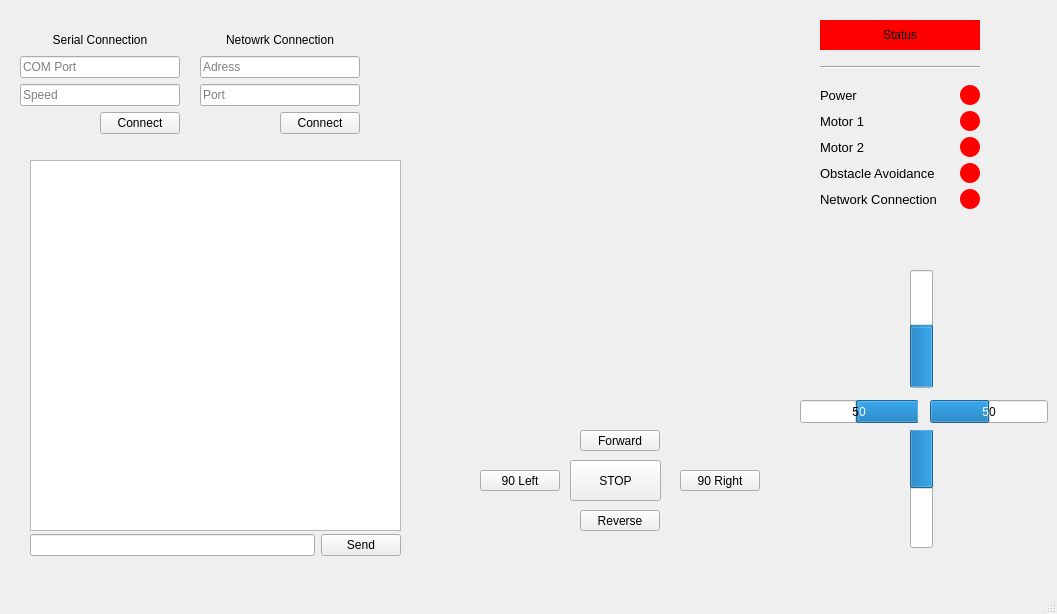
<?xml version="1.0" encoding="UTF-8"?>
<ui version="4.0">
 <class>MainWindow</class>
 <widget class="QMainWindow" name="MainWindow">
  <property name="geometry">
   <rect>
    <x>0</x>
    <y>0</y>
    <width>1057</width>
    <height>614</height>
   </rect>
  </property>
  <property name="windowTitle">
   <string>MainWindow</string>
  </property>
  <widget class="QWidget" name="centralwidget">
   <widget class="QProgressBar" name="proxBar_Right">
    <property name="geometry">
     <rect>
      <x>930</x>
      <y>400</y>
      <width>118</width>
      <height>23</height>
     </rect>
    </property>
    <property name="value">
     <number>50</number>
    </property>
    <property name="textVisible">
     <bool>true</bool>
    </property>
    <property name="format">
     <string>%p</string>
    </property>
   </widget>
   <widget class="QProgressBar" name="proxBar_left">
    <property name="geometry">
     <rect>
      <x>800</x>
      <y>400</y>
      <width>118</width>
      <height>23</height>
     </rect>
    </property>
    <property name="layoutDirection">
     <enum>Qt::RightToLeft</enum>
    </property>
    <property name="value">
     <number>50</number>
    </property>
    <property name="textVisible">
     <bool>true</bool>
    </property>
    <property name="format">
     <string>%p</string>
    </property>
   </widget>
   <widget class="QProgressBar" name="proxBar_Front">
    <property name="geometry">
     <rect>
      <x>910</x>
      <y>270</y>
      <width>23</width>
      <height>118</height>
     </rect>
    </property>
    <property name="layoutDirection">
     <enum>Qt::RightToLeft</enum>
    </property>
    <property name="value">
     <number>50</number>
    </property>
    <property name="textVisible">
     <bool>true</bool>
    </property>
    <property name="orientation">
     <enum>Qt::Vertical</enum>
    </property>
    <property name="format">
     <string>%p</string>
    </property>
   </widget>
   <widget class="QProgressBar" name="proxBar_Rear">
    <property name="geometry">
     <rect>
      <x>910</x>
      <y>430</y>
      <width>23</width>
      <height>118</height>
     </rect>
    </property>
    <property name="layoutDirection">
     <enum>Qt::RightToLeft</enum>
    </property>
    <property name="value">
     <number>50</number>
    </property>
    <property name="textVisible">
     <bool>true</bool>
    </property>
    <property name="orientation">
     <enum>Qt::Vertical</enum>
    </property>
    <property name="invertedAppearance">
     <bool>true</bool>
    </property>
    <property name="format">
     <string>%p</string>
    </property>
   </widget>
   <widget class="QWidget" name="verticalLayoutWidget">
    <property name="geometry">
     <rect>
      <x>20</x>
      <y>30</y>
      <width>160</width>
      <height>104</height>
     </rect>
    </property>
    <layout class="QVBoxLayout" name="verticalLayout">
     <item>
      <widget class="QLabel" name="label">
       <property name="text">
        <string>Serial Connection</string>
       </property>
       <property name="alignment">
        <set>Qt::AlignCenter</set>
       </property>
      </widget>
     </item>
     <item>
      <widget class="QLineEdit" name="textInput_Serial_Port">
       <property name="placeholderText">
        <string>COM Port</string>
       </property>
      </widget>
     </item>
     <item>
      <widget class="QLineEdit" name="textInput_Serial_Speed">
       <property name="placeholderText">
        <string>Speed</string>
       </property>
      </widget>
     </item>
     <item>
      <layout class="QGridLayout" name="gridLayout">
       <item row="0" column="1">
        <widget class="QPushButton" name="Button_SerialConnection">
         <property name="text">
          <string>Connect</string>
         </property>
        </widget>
       </item>
       <item row="0" column="0">
        <spacer name="horizontalSpacer">
         <property name="orientation">
          <enum>Qt::Horizontal</enum>
         </property>
         <property name="sizeHint" stdset="0">
          <size>
           <width>40</width>
           <height>20</height>
          </size>
         </property>
        </spacer>
       </item>
      </layout>
     </item>
    </layout>
   </widget>
   <widget class="QTextBrowser" name="commandTable">
    <property name="geometry">
     <rect>
      <x>30</x>
      <y>160</y>
      <width>371</width>
      <height>371</height>
     </rect>
    </property>
   </widget>
   <widget class="QWidget" name="horizontalLayoutWidget">
    <property name="geometry">
     <rect>
      <x>30</x>
      <y>530</y>
      <width>371</width>
      <height>31</height>
     </rect>
    </property>
    <layout class="QHBoxLayout" name="horizontalLayout">
     <item>
      <widget class="QLineEdit" name="textIntput_Command"/>
     </item>
     <item>
      <widget class="QPushButton" name="Button_CommandSend">
       <property name="text">
        <string>Send</string>
       </property>
      </widget>
     </item>
    </layout>
   </widget>
   <widget class="QWidget" name="verticalLayoutWidget_2">
    <property name="geometry">
     <rect>
      <x>820</x>
      <y>10</y>
      <width>160</width>
      <height>211</height>
     </rect>
    </property>
    <layout class="QVBoxLayout" name="verticalLayout_2">
     <property name="sizeConstraint">
      <enum>QLayout::SetNoConstraint</enum>
     </property>
     <item>
      <widget class="QLabel" name="label_2">
       <property name="maximumSize">
        <size>
         <width>16777215</width>
         <height>30</height>
        </size>
       </property>
       <property name="styleSheet">
        <string notr="true">background-color: red;</string>
       </property>
       <property name="text">
        <string>Status</string>
       </property>
       <property name="alignment">
        <set>Qt::AlignCenter</set>
       </property>
      </widget>
     </item>
     <item>
      <widget class="Line" name="line">
       <property name="orientation">
        <enum>Qt::Horizontal</enum>
       </property>
      </widget>
     </item>
     <item>
      <layout class="QGridLayout" name="gridLayout_4">
       <property name="sizeConstraint">
        <enum>QLayout::SetNoConstraint</enum>
       </property>
       <item row="0" column="1">
        <widget class="QLabel" name="statusLight_Power">
         <property name="sizePolicy">
          <sizepolicy hsizetype="Fixed" vsizetype="Fixed">
           <horstretch>0</horstretch>
           <verstretch>0</verstretch>
          </sizepolicy>
         </property>
         <property name="minimumSize">
          <size>
           <width>20</width>
           <height>20</height>
          </size>
         </property>
         <property name="styleSheet">
          <string notr="true"> border-radius: 10px; 
background: red;
 color: #4A0C46;
height:24;
width:24;</string>
         </property>
         <property name="text">
          <string/>
         </property>
        </widget>
       </item>
       <item row="3" column="0">
        <widget class="QLabel" name="label_11">
         <property name="font">
          <font>
           <pointsize>10</pointsize>
          </font>
         </property>
         <property name="text">
          <string>Obstacle Avoidance</string>
         </property>
        </widget>
       </item>
       <item row="2" column="0">
        <widget class="QLabel" name="label_9">
         <property name="font">
          <font>
           <pointsize>10</pointsize>
          </font>
         </property>
         <property name="text">
          <string>Motor 2</string>
         </property>
        </widget>
       </item>
       <item row="1" column="1">
        <widget class="QLabel" name="statusLight_Motor1">
         <property name="sizePolicy">
          <sizepolicy hsizetype="Fixed" vsizetype="Fixed">
           <horstretch>0</horstretch>
           <verstretch>0</verstretch>
          </sizepolicy>
         </property>
         <property name="minimumSize">
          <size>
           <width>20</width>
           <height>20</height>
          </size>
         </property>
         <property name="styleSheet">
          <string notr="true"> border-radius: 10px; 
background: red;
 color: #4A0C46;
height:24;
width:24;</string>
         </property>
         <property name="text">
          <string/>
         </property>
        </widget>
       </item>
       <item row="4" column="1">
        <widget class="QLabel" name="label_14">
         <property name="sizePolicy">
          <sizepolicy hsizetype="Fixed" vsizetype="Fixed">
           <horstretch>0</horstretch>
           <verstretch>0</verstretch>
          </sizepolicy>
         </property>
         <property name="minimumSize">
          <size>
           <width>20</width>
           <height>20</height>
          </size>
         </property>
         <property name="styleSheet">
          <string notr="true"> border-radius: 10px; 
background: red;
 color: #4A0C46;
height:24;
width:24;</string>
         </property>
         <property name="text">
          <string/>
         </property>
        </widget>
       </item>
       <item row="2" column="1">
        <widget class="QLabel" name="statusLight_Motor2">
         <property name="sizePolicy">
          <sizepolicy hsizetype="Fixed" vsizetype="Fixed">
           <horstretch>0</horstretch>
           <verstretch>0</verstretch>
          </sizepolicy>
         </property>
         <property name="minimumSize">
          <size>
           <width>20</width>
           <height>20</height>
          </size>
         </property>
         <property name="styleSheet">
          <string notr="true"> border-radius: 10px; 
background: red;
 color: #4A0C46;
height:24;
width:24;</string>
         </property>
         <property name="text">
          <string/>
         </property>
        </widget>
       </item>
       <item row="0" column="0">
        <widget class="QLabel" name="label_3">
         <property name="font">
          <font>
           <pointsize>10</pointsize>
          </font>
         </property>
         <property name="text">
          <string>Power</string>
         </property>
        </widget>
       </item>
       <item row="1" column="0">
        <widget class="QLabel" name="label_7">
         <property name="font">
          <font>
           <pointsize>10</pointsize>
          </font>
         </property>
         <property name="text">
          <string>Motor 1</string>
         </property>
        </widget>
       </item>
       <item row="3" column="1">
        <widget class="QLabel" name="statusLight_ObstacleAvoid">
         <property name="sizePolicy">
          <sizepolicy hsizetype="Fixed" vsizetype="Fixed">
           <horstretch>0</horstretch>
           <verstretch>0</verstretch>
          </sizepolicy>
         </property>
         <property name="minimumSize">
          <size>
           <width>20</width>
           <height>20</height>
          </size>
         </property>
         <property name="styleSheet">
          <string notr="true"> border-radius: 10px; 
background: red;
 color: #4A0C46;
height:24;
width:24;</string>
         </property>
         <property name="text">
          <string/>
         </property>
        </widget>
       </item>
       <item row="4" column="0">
        <widget class="QLabel" name="statusLight_Network">
         <property name="font">
          <font>
           <pointsize>10</pointsize>
          </font>
         </property>
         <property name="text">
          <string>Network Connection</string>
         </property>
        </widget>
       </item>
      </layout>
     </item>
    </layout>
   </widget>
   <widget class="QWidget" name="verticalLayoutWidget_3">
    <property name="geometry">
     <rect>
      <x>200</x>
      <y>30</y>
      <width>160</width>
      <height>104</height>
     </rect>
    </property>
    <layout class="QVBoxLayout" name="verticalLayout_3">
     <item>
      <widget class="QLabel" name="label_5">
       <property name="text">
        <string>Netowrk Connection</string>
       </property>
       <property name="alignment">
        <set>Qt::AlignCenter</set>
       </property>
      </widget>
     </item>
     <item>
      <widget class="QLineEdit" name="textInput_Network_Adress">
       <property name="placeholderText">
        <string>Adress</string>
       </property>
      </widget>
     </item>
     <item>
      <widget class="QLineEdit" name="textInput_Network_Port">
       <property name="placeholderText">
        <string>Port</string>
       </property>
      </widget>
     </item>
     <item>
      <layout class="QGridLayout" name="gridLayout_2">
       <item row="0" column="1">
        <widget class="QPushButton" name="Button_NetworkConnect">
         <property name="text">
          <string>Connect</string>
         </property>
        </widget>
       </item>
       <item row="0" column="0">
        <spacer name="horizontalSpacer_2">
         <property name="orientation">
          <enum>Qt::Horizontal</enum>
         </property>
         <property name="sizeHint" stdset="0">
          <size>
           <width>40</width>
           <height>20</height>
          </size>
         </property>
        </spacer>
       </item>
      </layout>
     </item>
    </layout>
   </widget>
   <widget class="QPushButton" name="Button_Move_Forward">
    <property name="geometry">
     <rect>
      <x>580</x>
      <y>430</y>
      <width>80</width>
      <height>21</height>
     </rect>
    </property>
    <property name="text">
     <string>Forward</string>
    </property>
   </widget>
   <widget class="QPushButton" name="Button_Move_Reverse">
    <property name="geometry">
     <rect>
      <x>580</x>
      <y>510</y>
      <width>80</width>
      <height>21</height>
     </rect>
    </property>
    <property name="text">
     <string>Reverse</string>
    </property>
   </widget>
   <widget class="QPushButton" name="Button_Move_Right">
    <property name="geometry">
     <rect>
      <x>680</x>
      <y>470</y>
      <width>80</width>
      <height>21</height>
     </rect>
    </property>
    <property name="text">
     <string>90 Right</string>
    </property>
   </widget>
   <widget class="QPushButton" name="Button_Move_Right_2">
    <property name="geometry">
     <rect>
      <x>480</x>
      <y>470</y>
      <width>80</width>
      <height>21</height>
     </rect>
    </property>
    <property name="text">
     <string>90 Left</string>
    </property>
   </widget>
   <widget class="QPushButton" name="Button_Move_Reverse_2">
    <property name="geometry">
     <rect>
      <x>570</x>
      <y>460</y>
      <width>91</width>
      <height>41</height>
     </rect>
    </property>
    <property name="text">
     <string>STOP</string>
    </property>
   </widget>
  </widget>
  <widget class="QMenuBar" name="menubar">
   <property name="geometry">
    <rect>
     <x>0</x>
     <y>0</y>
     <width>1057</width>
     <height>20</height>
    </rect>
   </property>
  </widget>
  <widget class="QStatusBar" name="statusbar"/>
 </widget>
 <resources/>
 <connections/>
</ui>
